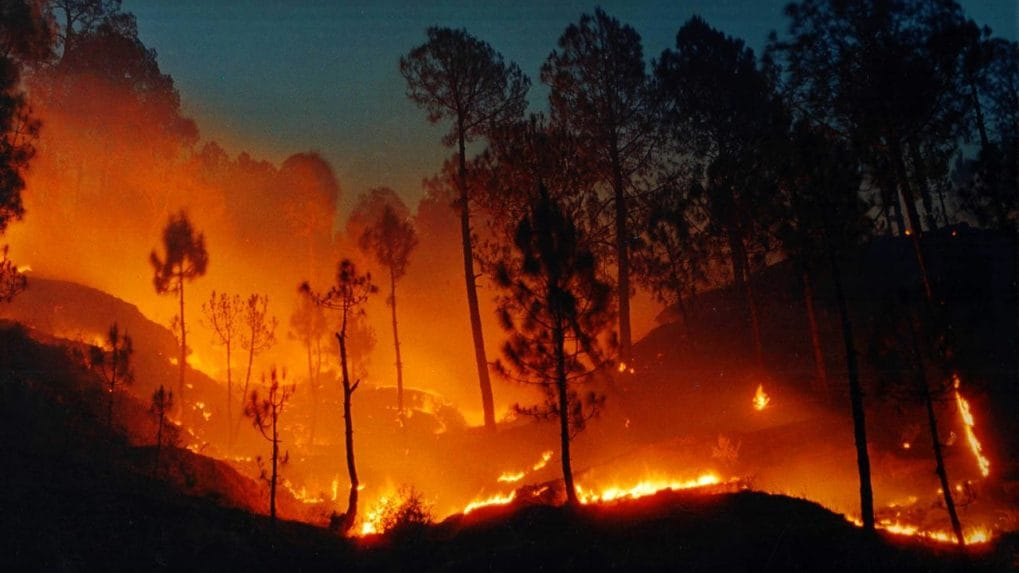
#> input picture test/1.jpg, 1019 x 573 px; its folder holds only this picture in this run
$ jupyter execute --allow-errors Client.ipynb
#> lines starting #> are read from the running program, lines starting #| are printed output that depends on the picture
#> further down, img is the input picture: shape (573, 1019, 3); mean B, G, R 19, 40.5, 87.1
#> `img_r = cv2.resize(img, (64,64))`:
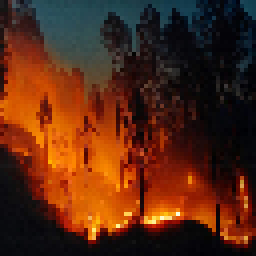
#> img_r: shape (64, 64, 3) (shown 4 times larger); mean B, G, R 18.7, 40.2, 87.1
#> `img_r = img_r.flatten()`: img_r = 12288 values, max 1 at index 7718, min 0 at index 176, mean 0.191
[cell 1]
import cv2
import numpy as np
from joblib import load
import glob

#> (a cell that did not finish here is left out)

#> (a cell that did not finish here is left out)


$ run again, on test/2.jpg
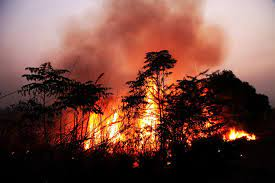
#> input picture test/2.jpg, 275 x 183 px
#> img is the input picture: shape (183, 275, 3); mean B, G, R 63.9, 73.8, 116.4
#> `img_r = cv2.resize(img, (64,64))`:
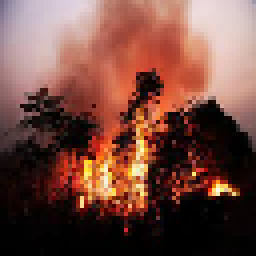
#> img_r: shape (64, 64, 3) (shown 4 times larger); mean B, G, R 63.8, 73.8, 116.4
#> `img_r = img_r.flatten()`: img_r = 12288 values, max 1 at index 6827, min 0 at index 3561, mean 0.332

$ run again, on test/3.jpg
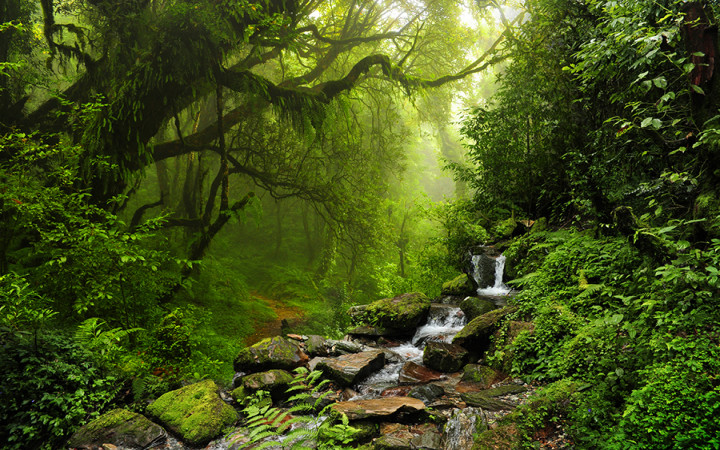
#> input picture test/3.jpg, 720 x 450 px
#> img is the input picture: shape (450, 720, 3); mean B, G, R 26.8, 81.5, 67.8
#> `img_r = cv2.resize(img, (64,64))`:
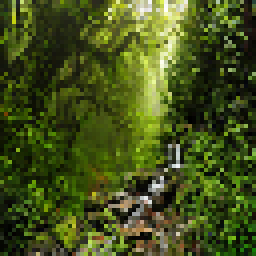
#> img_r: shape (64, 64, 3) (shown 4 times larger); mean B, G, R 26.9, 81, 67.5
#> `img_r = img_r.flatten()`: img_r = 12288 values, max 0.996 at index 508, min 0 at index 1920, mean 0.229

$ run again, on test/4.jpg
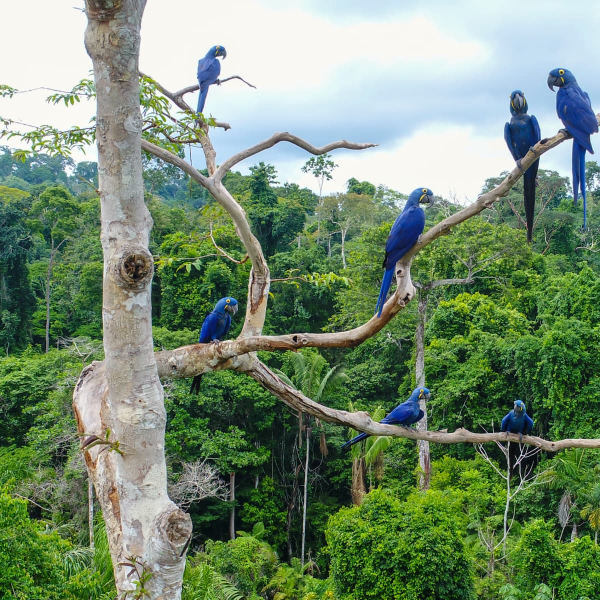
#> input picture test/4.jpg, 1200 x 1200 px (shown at 1/2 size)
#> img is the input picture: shape (1200, 1200, 3); mean B, G, R 113.8, 141.1, 118.9
#> `img_r = cv2.resize(img, (64,64))`:
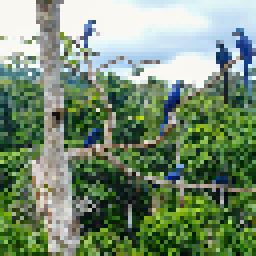
#> img_r: shape (64, 64, 3) (shown 4 times larger); mean B, G, R 113.7, 141.1, 118.7
#> `img_r = img_r.flatten()`: img_r = 12288 values, max 1 at index 2333, min 0 at index 2934, mean 0.488

$ run again, on test/10.jpg
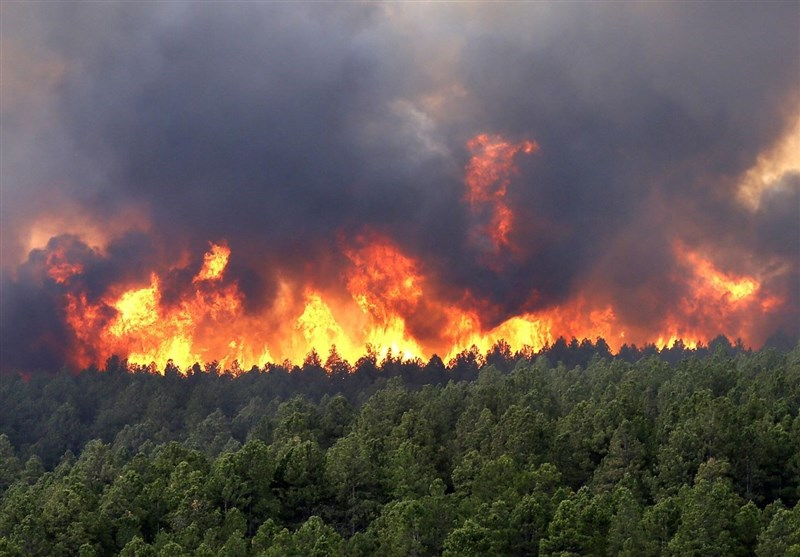
#> input picture test/10.jpg, 800 x 557 px
#> img is the input picture: shape (557, 800, 3); mean B, G, R 82.3, 86.9, 100.9
#> `img_r = cv2.resize(img, (64,64))`:
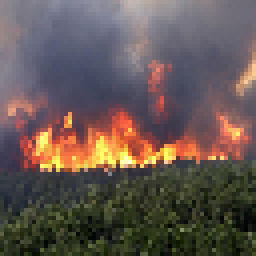
#> img_r: shape (64, 64, 3) (shown 4 times larger); mean B, G, R 82.2, 86.9, 101
#> `img_r = img_r.flatten()`: img_r = 12288 values, max 1 at index 6368, min 0 at index 10878, mean 0.353
